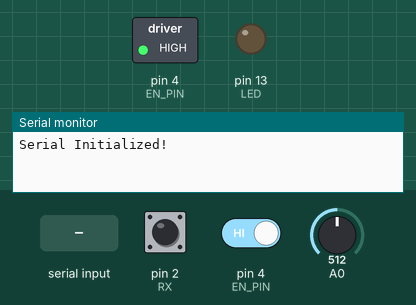
Recording of a sketch running on a simulated Arduino Uno, built with avr-gcc and run on an emulated ATmega328P. Parts: switched loads named in the sketch (green lamp = pin HIGH), output pins drawn as LEDs (lit = HIGH), the last lines printed to the serial monitor. Inputs (shaded band) come from the test bench; at power-on: pin 4 (EN_PIN) HIGH, pin 2 (RX) HIGH, A0 = 512.

Above: at 3.2 s.
3.3 s: "G\n" received over Serial
At 5.38 s:
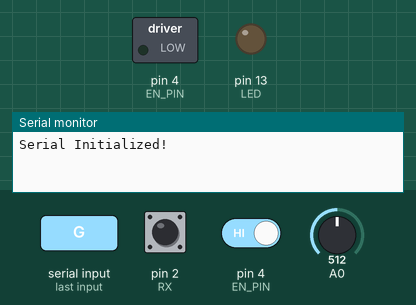
At 6.1 s:
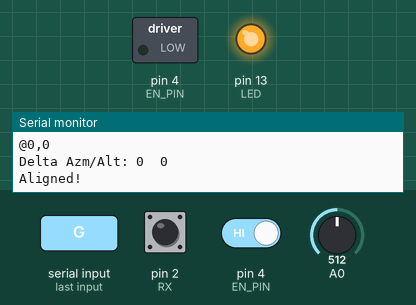
6.3 s: byte 86 ('V') received over Serial
13.8 s: pin 4 (EN_PIN) driven LOW
16.8 s: byte 76 ('L') received over Serial
Timing chart, 0 to 19.8 s (numbered marks = the images above; inputs shaded):
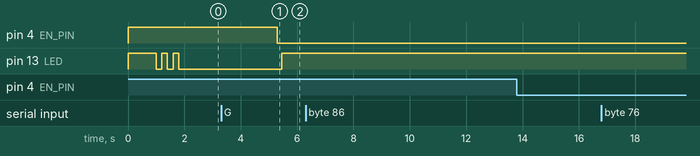

Measured:
- after the input at 3.3 s, pin 4 (EN_PIN): HIGH → LOW after 2.0 s; pin 13 (LED): LOW → HIGH after 2.1 s

The sketch:

CelestronRemoteTeensy.ino
```cpp
//16086062 101926

//Code to allow microcontroller to control Celestron arm

/*******************************************************************************/

#define RX 2 //Data coming to board from Celestron
#define TX 3 //Data coming from Celestron to board.

/******** IMPORTANT ********/
//TX and RX are electrically connected within the Celestron arm
//When one is in use, the other pin needs to be put into high-impedance (usually input mode does this)

#define EN_PIN 4 //Additional line that both Celestron and the board pull down when they are sending data over the TX/RX line
#define LED 13 //LED pin

#define BITTIME 50 //Time to transmit a bit, in microseconds, Teensy version
//#define BITTIME 45 //Time to transmit a bit, in microseconds, Arduino version
                   //This should really be closer to 50 uSec, but the transmission execution time on a 16MHz Arduino chews up ~5 uSec

#define POSMAX 16777216 //2^24; all angles are represented as 24 bit integers, and dividing by POSMAX converts to a fraction of a complete rotation

/******** IMPORTANT ********/
//If Serial seems to be breaking, adjust BITTIIME. The communication expects to run at 19200 baud, and depending on your microcontroller
//the time required to initiate a transition may eat into the ~50 uSec needed for each pulse

/*******************************************************************************/

//Axis Command Constants
//These define several concepts used in sending commands to and from the Celestron's altitude and azimuth axes

#define POS '%' //37 - rotationally, defined as counterclockwise
#define NEG '$' //36 - rotationally, defined as clockwise
#define AZM 16
#define ALT 17
#define RIGHT NEG + (2*AZM) //68 - Right is a negative azimuth movement
#define LEFT POS + (2*AZM) //69 - Left is a positive azimuth movement
#define DOWN NEG + (2*ALT) //70 - Down is a negative altitude movement, because logic is overrated
#define UP POS + (2*ALT) //71 - Up is a positive azimuth movement

/*******************************************************************************/

#define BUFLEN 64
#define CHARBUFLEN 10

signed char msgBuf[BUFLEN];
unsigned char charBuf[CHARBUFLEN];

void setup()
{
  Serial.begin(250000);
  Serial.println("Serial Initialized!");

  pinMode(EN_PIN, OUTPUT);
  pinMode(TX, OUTPUT);
  pinMode(RX, INPUT_PULLUP);
  pinMode(LED, OUTPUT);

  digitalWrite(EN_PIN, HIGH);
  digitalWrite(TX, HIGH);

  randomSeed(analogRead(0));

/*******************************************************************************/
//Initialization code above this line is required for proper startup
//Code below is optional

//Startup LED blink

  digitalWrite(LED, HIGH);
  delay(1000);
  digitalWrite(LED,LOW);
  delay(200);
  digitalWrite(LED, HIGH);
  delay(200);
  digitalWrite(LED,LOW);
  delay(200);
  digitalWrite(LED, HIGH);
  delay(200);
  digitalWrite(LED,LOW);
  delay(200);

  long azmTarget = 1000000;
  long altTarget = 1000000;

  //celestronGoToPos(azmTarget,altTarget); //AZM, ALT

  /*celestronDriveMotor(UP,9);
  delay(2000);
  celestronStopCmd();*/
}

int globalSpeed = 9;
bool vomitData = false;

void loop() // run over and over
{
  if(Serial.available() > 0){
    byte incomingByte = Serial.read();
    if(incomingByte == 'Q'){
      Serial.print(celestronGetPos(AZM));
      Serial.print(' ');
      Serial.print(celestronGetPos(ALT));
      Serial.print(' ');
      Serial.println(analogRead(A0));
    }
    if(incomingByte - '0' <= 9 && incomingByte - '0' >= 1) globalSpeed = incomingByte - '0';
    if(incomingByte == 'L') celestronDriveMotor(LEFT, globalSpeed);
    if(incomingByte == 'U') celestronDriveMotor(UP, globalSpeed);
    if(incomingByte == 'D') celestronDriveMotor(DOWN, globalSpeed);
    if(incomingByte == 'R') celestronDriveMotor(RIGHT, globalSpeed);
    if(incomingByte == 'X'){
      celestronDriveMotor(UP, 0);
      celestronDriveMotor(LEFT, 0);
    }
    if(incomingByte == 'S') Serial.println(analogRead(A0));
    if(incomingByte == 'G') celestronGoToPos(Serial.parseInt(),Serial.parseInt());
    if(incomingByte == 'V') vomitData = !vomitData;
  }
  if(vomitData){
      Serial.print(celestronGetPos(AZM));
      Serial.print(' ');
      Serial.print(celestronGetPos(ALT));
      Serial.print(' ');
      Serial.println(analogRead(A0));
    }
}


//Call before beginning a command to configure pins
void beginCmd(){ //Reconfigure pins to prepare to transmit
  pinMode(EN_PIN, OUTPUT);
  pinMode(TX, OUTPUT);
  digitalWrite(EN_PIN,LOW);
  digitalWrite(TX, HIGH);
}


//Call when ending a command to configure pins
void endCmd(){
  pinMode(EN_PIN, INPUT_PULLUP); //Hi-Z pin, but pull up - EN is normally high and only pulled low when receiving (Celestron pulls low) or transmitting
  pinMode(TX, INPUT_PULLUP); //Hi-Z pin, but pull up - Same as above
}


//Send a character to Celestron
void celestronWrite(char c){

  //To begin sending a character, send one low bit

  digitalWrite(TX, LOW);
  delayMicroseconds(BITTIME);

  //Send each bit in the character one at a time, starting with the LSB

  for(int i = 0; i < 8; i++){
    digitalWrite(TX,c & 0b1); //Mask to set pin to value of LSB
    c = c >> 1; //Move to next LSB
    delayMicroseconds(BITTIME);
  }

  //Send a high bit to end the character

  digitalWrite(TX, HIGH);
  delayMicroseconds(BITTIME);

  //Character looks like this: 0XXXXXXXX1
}


//Send command to drive motors in specified direction at specified speed
//9 is relatively fast (2.78 +/- 0.01 degrees/sec), while 1 is unfathomably slow
void celestronDriveMotor(char dir, int spd){
  char axis = (dir - NEG) / 2; //convert direction to axis variable
  char realdir = dir - (2 *axis); //convert "direction" constant to actual value needed by Celestron

  unsigned char lastChar = 239 - (realdir + axis + spd); //Weird checksum character; command won't be accepted without it

//This is the list of characters used in a movement command - please don't touch

  beginCmd();
  celestronWrite(';');
  celestronWrite(4);
  celestronWrite('\r');
  celestronWrite(axis);
  celestronWrite(realdir);
  celestronWrite(spd);
  celestronWrite(lastChar);
  endCmd();

}


//Command to get angular position on the specified axis
long celestronGetPos(char axis){
  unsigned char lastChar = 239 - axis; //Weird checksum character; command won't be accepted without it

//This is the list of characters to trigger a position query on the axis specified by "axis" - please don't touch

  beginCmd();
  celestronWrite(';');
  celestronWrite(3);
  celestronWrite('\r');
  celestronWrite(axis);
  celestronWrite(1);
  celestronWrite(lastChar);
  endCmd();

  return celestronListenForResponse(20); //Spend 20 milliseconds paused while reading back the queried position
}

void celestronStopCmd(){ //Stop motion in both axes and wait 600 mSec for them to come to a halt
  celestronDriveMotor(LEFT,0);
  celestronDriveMotor(UP,0);
  delay(600);
}

void celestronGoToPos(long azmPos, long altPos){
  long currAzmPos = celestronGetPos(AZM);
  long currAltPos = celestronGetPos(ALT);
  long errorAzm = calcSmallestError(currAzmPos, azmPos);
  long errorAlt = calcSmallestError(currAltPos, altPos);

  int goodAlign = 0;
  digitalWrite(LED, LOW);

  while(goodAlign < 2){
    goodAlign = 0;
    currAzmPos = celestronGetPos(AZM);
    currAltPos = celestronGetPos(ALT);
    long lastErrorAzm = errorAzm;
    long lastErrorAlt = errorAlt;
    errorAzm = calcSmallestError(currAzmPos, azmPos);
    errorAlt = calcSmallestError(currAltPos, altPos);
    Serial.print('@');
    Serial.print(currAzmPos);
    Serial.print(',');
    Serial.println(currAltPos);
    Serial.print("Delta Azm/Alt: ");
    Serial.print(errorAzm);
    Serial.print('\t');
    Serial.println(errorAlt);

    if(errorAzm == 0 || abs(errorAzm-lastErrorAzm) < (0.25 * float(abs(lastErrorAzm)))){
      if(errorAzm < -50000){
        celestronDriveMotor(LEFT, 9);
      }else if(errorAzm > 50000){
        celestronDriveMotor(RIGHT, 9);
      }else if(errorAzm < -1000){
        celestronDriveMotor(LEFT, 4);
      }else if(errorAzm > 1000){
        celestronDriveMotor(RIGHT, 4);
      }else if(errorAzm < -10){
        celestronDriveMotor(LEFT, 3);
      }else if(errorAzm > 10){
        celestronDriveMotor(RIGHT, 3);
      }else{
        celestronDriveMotor(RIGHT, 0);
        goodAlign++;
      }
    }else{
      Serial.print("AZM Transient ");
      Serial.print(errorAzm);
      Serial.print(' ');
      Serial.print(lastErrorAzm);
      Serial.print(' ');
      Serial.println(0.2 * float(lastErrorAzm));
      celestronDriveMotor(RIGHT, 0);
    }

    if(errorAlt == 0 || abs(errorAlt-lastErrorAlt) < (0.25 * float(abs(lastErrorAlt)))){
      if(errorAlt < -50000){
        celestronDriveMotor(UP, 9);
      }else if(errorAlt > 50000){
        celestronDriveMotor(DOWN, 9);
      }else if(errorAlt < -1000){
        celestronDriveMotor(UP, 4);
      }else if(errorAlt > 1000){
        celestronDriveMotor(DOWN, 4);
      }else if(errorAlt < -10){
        celestronDriveMotor(UP, 3);
      }else if(errorAlt > 10){
        celestronDriveMotor(DOWN, 3);
      }else{
        celestronDriveMotor(DOWN, 0);
        goodAlign++;
      }
    }else{
      Serial.print("ALT Transient ");
      Serial.print(errorAlt);
      Serial.print(' ');
      Serial.print(lastErrorAlt);
      Serial.print(' ');
      Serial.println(0.2 * float(lastErrorAlt));
      celestronDriveMotor(DOWN, 0);
    }

    Serial.println();
    delay(25);
  }
  digitalWrite(LED, HIGH);
  Serial.println("Aligned!");
}

//Figures out whether going in the normal direction or rolling over is shorter
long calcSmallestError(long currentPos, long targetPos){

  if(currentPos == targetPos) return 0; //DON'T MOVE

  long upDistance = (currentPos < targetPos) ? targetPos - currentPos : POSMAX - (currentPos-targetPos); //If target is greater than current, going up is easy; otherwise you have to wrap around
  long downDistance = (currentPos > targetPos) ? targetPos - currentPos : (targetPos-currentPos) - POSMAX; //If target is lesser than current, going down is easy; otherwise you have to wrap around

  /*Serial.print(upDistance);
  Serial.print('\t');
  Serial.print(downDistance);
  Serial.print('\t');
  Serial.println(upDistance < abs(downDistance));*/

  return (upDistance < abs(downDistance)) ? upDistance : downDistance;
}

long celestronListenForResponse(long msToDelay){
  /*for(int i = 0; i<10000; i++){
    Serial.print(digitalRead(EN_PIN));
    Serial.print(" x");
    Serial.print(digitalRead(RX));
    Serial.print(' ');
    delayMicroseconds(1);
  }*/

  int bufIndex = 0;

  unsigned long startTime = micros();

  bool incomingMsg = 0;
  bool lastState = 0;

  /*while(micros() - startTime < msToDelay * 1000){
    Serial.print(digitalRead(EN_PIN));
    Serial.print(' ');
    Serial.print(digitalRead(RX));
    Serial.print('\t');
    delayMicroseconds(5);
  }
  Serial.println();*/

  while(micros() - startTime < msToDelay * 1000){ //While time elapsed since start of function is less than prescribed time

    if(digitalRead(EN_PIN) == LOW){ //Look to see if EN_PIN is low, as that means a message is incoming
      //digitalWrite(LED, LOW);
      incomingMsg = 1;
    }else{
      //digitalWrite(LED, HIGH);
      incomingMsg = 0;
    }

    if(incomingMsg){
      if(digitalRead(RX) != lastState){
        lastState = !lastState;
        bufIndex++;
      }

      if(bufIndex < BUFLEN){
        if(lastState) msgBuf[bufIndex] ++;
        else msgBuf[bufIndex] --;

        if((lastState && msgBuf[bufIndex] >= 100) || (msgBuf[bufIndex] <= -100)) bufIndex++;
      }
    }

    delayMicroseconds(11);  //Teensy: 11uSec is pretty much bae. Don't touch
                            //Arduino: 7 uSec with LEDs, 11 uSec without works pretty well
  }

  /*for(int i = 0; i< BUFLEN; i++){
    Serial.print(msgBuf[i]/4, DEC);
    Serial.print('\t');
  }
  Serial.println();*/

  //digitalWrite(LED, LOW);

//This next part is stupidly complicated and I can't quite explain how it works
//It takes msgBuf and tries to parse out a series of times spent high/low into a string of characters

  int N = -1;
  int c = 0;
  bool isActive = 0;
  unsigned char workingChar = 0;

  //iterate over msgBuf
  for(int i = 0; i < BUFLEN; i++){
    msgBuf[i] = msgBuf[i]/4; //two or three samples are taken for each bit low or high; this condenses them


    if(msgBuf[i] < 0){
      for(int j = msgBuf[i]; j < 0; j++){
        if(!isActive){
          isActive = 1;
        }

        N++;
        workingChar = workingChar >> 1;
        if(N == 8){ //Done building a character
          N = -1;
          charBuf[c] = workingChar;
          c++;
          isActive = 0;
        }
      }
    }else if(msgBuf[i] > 0){
      for(int j = 0; j < msgBuf[i]; j++){

        if(isActive){
          N++;
          workingChar = (workingChar >> 1) | 0b10000000;
          if(N == 8){
            N = -1;
            charBuf[c] = workingChar;
            c++;
            isActive = 0;
          }
        }
      }
    }
  }

  for(int i = 0; i < BUFLEN; i++){
    msgBuf[i]=0; //Clear buffer
  }

  long fullPosition = (long(charBuf[5]) << 16) | (long(charBuf[6]) << 8) | charBuf[7];
  //Serial.println(fullPosition);

  printAndClearCharBuf(false);
  //Serial.println();
  delay(5);

  return fullPosition;
}

void printAndClearCharBuf(bool shouldPrint){
  ///// Print and clear charBuf

  for(int i = 0; i < CHARBUFLEN; i++){
    if(shouldPrint){
      Serial.print(charBuf[i],DEC);
      Serial.print('\t');
    }
    charBuf[i] = 0; //Clear buffer
  }

  /////
}
```
